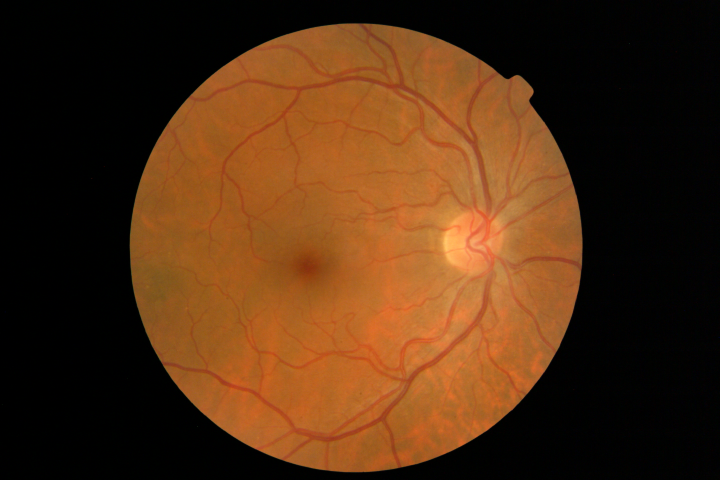
#> input picture data_root/train/0/20051216_43814_0200_PP.tif, 1440 x 960 px (shown at 1/2 size); its folder holds only this picture in this run
$ python adaboost_model.py --data_root ../data_root/train/0 --split train
#> lines starting #> are read from the running program, lines starting #| are printed output that depends on the picture
#> in load_split, img is the input picture: shape (960, 1440, 3); mean B, G, R 18.7, 46.1, 80.7
"""
AdaBoost-based pipeline for DR detection using classical features
- Preprocessing: CLAHE
- Feature extraction: Local Binary Patterns (LBP) + color stats
- Classifier: AdaBoost (SAMME.R) with decision stumps

Usage:
python adaboost_model.py --data_root "path/to/dataset" --split train --model_out runs/adaboost.joblib
python adaboost_model.py --data_root "path/to/dataset" --split test  --model_in runs/adaboost.joblib

Dataset structure:
  data_root/
    train/ class0/... class1/...
    val/   class0/... class1/...
    test/  class0/... class1/...
"""
import os
import argparse
from pathlib import Path
from typing import Tuple, List
import cv2
import numpy as np
from sklearn.ensemble import AdaBoostClassifier
from sklearn.tree import DecisionTreeClassifier
from sklearn.metrics import classification_report, confusion_matrix, roc_auc_score, f1_score
from sklearn.preprocessing import StandardScaler
from sklearn.pipeline import Pipeline
from skimage.feature import local_binary_pattern
from joblib import dump, load


# --------- Preprocessing ---------

def apply_clahe_rgb(img_bgr: np.ndarray, clip=2.0, tile=(8,8)) -> np.ndarray:
    lab = cv2.cvtColor(img_bgr, cv2.COLOR_BGR2LAB)
    l, a, b = cv2.split(lab)
    clahe = cv2.createCLAHE(clipLimit=clip, tileGridSize=tile)
    cl = clahe.apply(l)
    merged = cv2.merge((cl, a, b))
    out = cv2.cvtColor(merged, cv2.COLOR_LAB2BGR)
    return out


def center_crop_square(img: np.ndarray) -> np.ndarray:
    h, w = img.shape[:2]
    m = min(h, w)
    y0 = (h - m) // 2
    x0 = (w - m) // 2
    return img[y0:y0+m, x0:x0+m]


def preprocess(img_bgr: np.ndarray, out_size: int = 256) -> np.ndarray:
    img = apply_clahe_rgb(img_bgr)
    img = center_crop_square(img)
    img = cv2.resize(img, (out_size, out_size), interpolation=cv2.INTER_AREA)
    return img


# --------- Features ---------

def lbp_hist(gray: np.ndarray, P: int = 8, R: int = 1) -> np.ndarray:
    lbp = local_binary_pattern(gray, P, R, method='uniform')
    n_bins = int(lbp.max() + 1)
    hist, _ = np.histogram(lbp, bins=n_bins, range=(0, n_bins), density=True)
    return hist.astype(np.float32)


def color_stats(img_bgr: np.ndarray) -> np.ndarray:
    # Mean and std for each channel
    means = img_bgr.mean(axis=(0,1))
    stds = img_bgr.std(axis=(0,1)) + 1e-6
    return np.concatenate([means, stds]).astype(np.float32)


def vessel_enhancement(gray: np.ndarray) -> np.ndarray:
    # Simple Frangi-like via morphological operations to hint lesions
    blur = cv2.GaussianBlur(gray, (0,0), 1.0)
    tophat = cv2.morphologyEx(blur, cv2.MORPH_TOPHAT, np.ones((17,17), np.uint8))
    return tophat


def extract_features(img_bgr: np.ndarray, out_size: int = 256) -> np.ndarray:
    img = preprocess(img_bgr, out_size=out_size)
    gray = cv2.cvtColor(img, cv2.COLOR_BGR2GRAY)
    enh = vessel_enhancement(gray)
    feats = [lbp_hist(gray), lbp_hist(enh), color_stats(img)]
    return np.concatenate(feats)


# --------- Data IO ---------

def load_split(root: Path, out_size: int = 256) -> Tuple[np.ndarray, np.ndarray, List[str]]:
    X, y, paths = [], [], []
    classes = sorted([d.name for d in root.iterdir() if d.is_dir()])
    class_to_idx = {c:i for i,c in enumerate(classes)}
    for c in classes:
        for p in (root/c).rglob('*'):
            if p.suffix.lower() in {'.jpg','.jpeg','.png','.bmp','.tif','.tiff'}:
                img = cv2.imread(str(p))
                if img is None:
                    continue
                X.append(extract_features(img, out_size=out_size))
#> in apply_clahe_rgb, `lab = cv2.cvtColor(img_bgr, cv2.COLOR_BGR2LAB)`: lab: shape (960, 1440, 3); mean of channels 0, 1, 2 58.7, 139.8, 148.8
#> in apply_clahe_rgb, `l, a, b = cv2.split(lab)`:
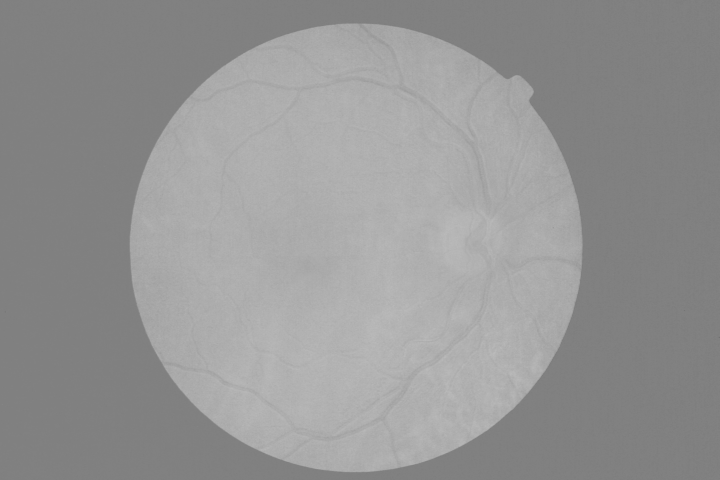
#> b: shape (960, 1440) (shown at 1/2 size); min 100, max 188, mean 148.8
#> in apply_clahe_rgb, `cl = clahe.apply(l)`:
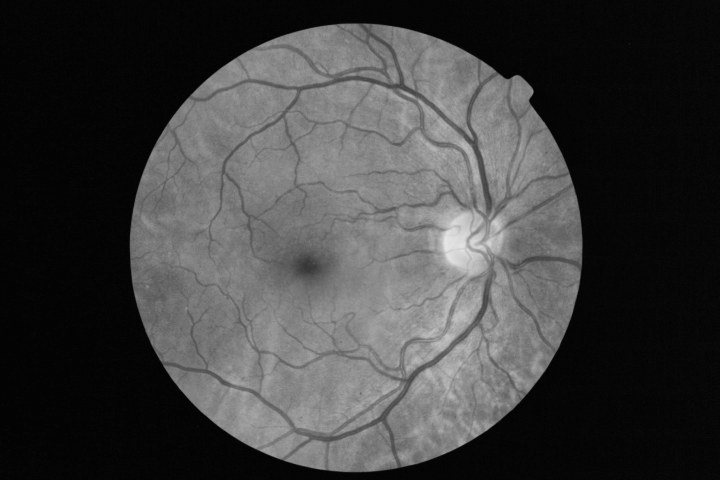
#> cl: shape (960, 1440) (shown at 1/2 size); min 2, max 231, mean 62.7
#> in apply_clahe_rgb, `merged = cv2.merge((cl, a, b))`: merged: shape (960, 1440, 3); mean of channels 0, 1, 2 62.7, 139.8, 148.8
#> in center_crop_square, `return img[y0:y0+m, x0:x0+m]`:
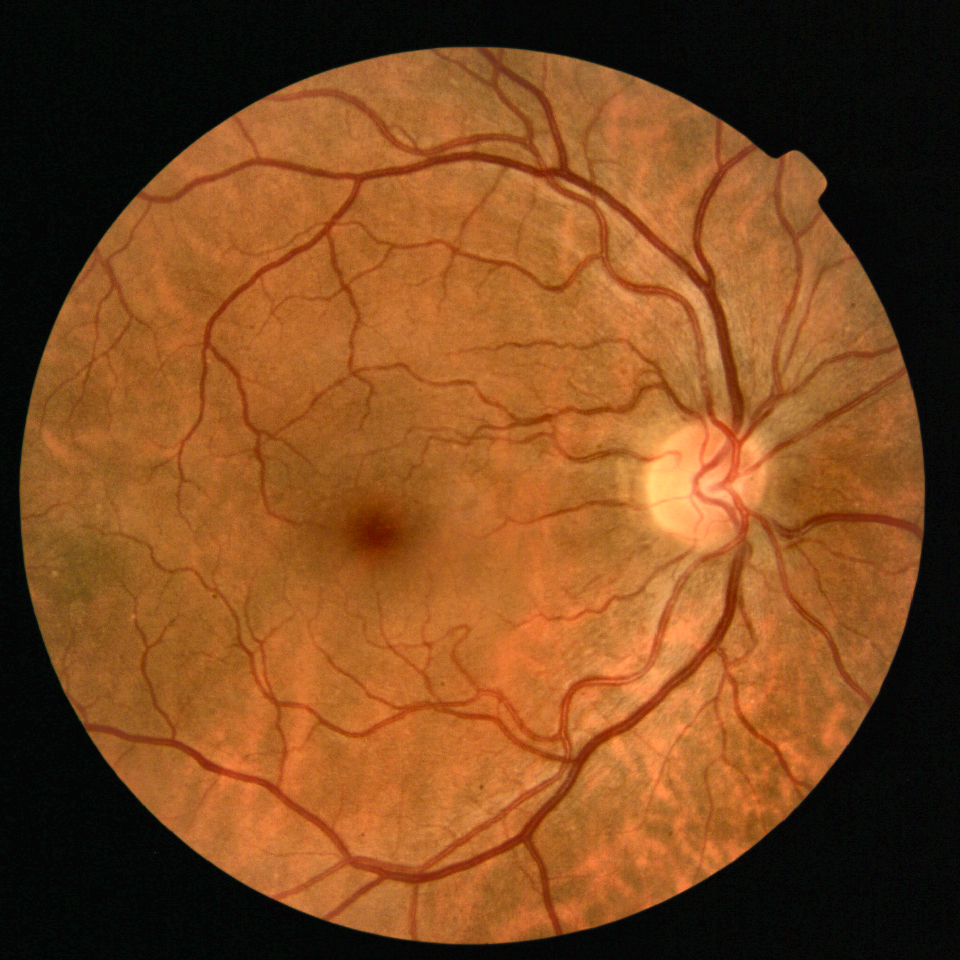
#> returned value: shape (960, 960, 3); mean of channels 0, 1, 2 31.9, 73.3, 125.3; drawn as B, G, R
#> in extract_features, `gray = cv2.cvtColor(img, cv2.COLOR_BGR2GRAY)`:
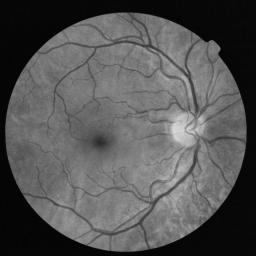
#> gray: shape (256, 256); min 4, max 217, mean 84.1
#> in vessel_enhancement, `tophat = cv2.morphologyEx(blur, cv2.MORPH_TOPHAT, np.ones((17,17), np...`:
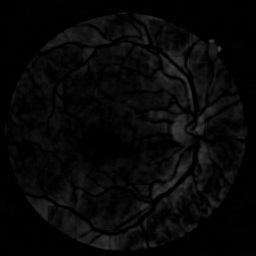
#> tophat: shape (256, 256); min 0, max 70, mean 7.8
#> in lbp_hist, `lbp = local_binary_pattern(gray, P, R, method='uniform')`:
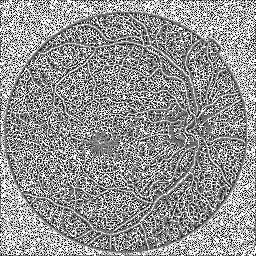
#> lbp: shape (256, 256) float64; min 0, max 9, mean 5.22; drawn with min black and max white
#> in lbp_hist, `n_bins = int(lbp.max() + 1)`: n_bins = 10
#> in lbp_hist, `hist, _ = np.histogram(lbp, bins=n_bins, range=(0, n_bins), density=Tr..`: hist = [0.0645, 0.0809, 0.0546, 0.0981, 0.128, 0.102, 0.0694, 0.0916, 0.143, 0.168]
#> call 2 of lbp_hist, with P = 8, R = 1
#> in lbp_hist (call 2), `lbp = local_binary_pattern(gray, P, R, method='uniform')`:
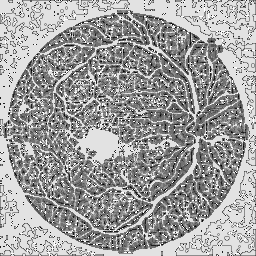
#> lbp: shape (256, 256) float64; min 0, max 9, mean 5.65; drawn with min black and max white
#> in lbp_hist (call 2), `hist, _ = np.histogram(lbp, bins=n_bins, range=(0, n_bins), density=Tr..`: hist = [0.00694, 0.0292, 0.0207, 0.12, 0.196, 0.16, 0.0492, 0.0393, 0.337, 0.041]
#> in color_stats, `means = img_bgr.mean(axis=(0,1))`: means = [31.92, 73.3, 125.3]
#> in color_stats, `stds = img_bgr.std(axis=(0,1)) + 1e-6`: stds = [21.03, 46.55, 81.76]
#> in extract_features, `feats = [lbp_hist(gray), lbp_hist(enh), color_stats(img)]`: feats = [[0.0645, 0.0809, 0.0546, 0.0981, 0.128, 0.102, 0.0694, 0.0916, 0.143, 0.168], [0.00694, 0.0292, 0.0207, 0.12, 0.196, 0.16, 0.0492, 0.0393, 0.337, 0.041], [31.92, 73.3, 125.3, 21.03, 46.55, 81.76]]
                y.append(class_to_idx[c])
                paths.append(str(p))
#> pass 2 of the loop in load_split, `for c in classes:`:
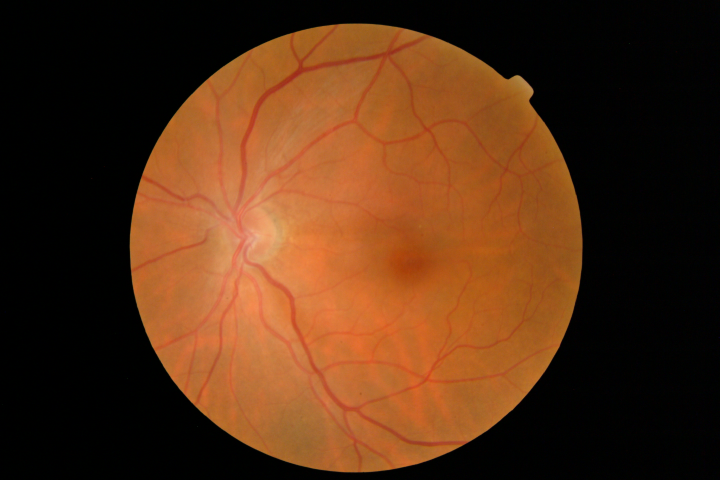
#> input picture data_root/train/1/20051216_45100_0200_PP.tif, 1440 x 960 px (shown at 1/2 size)
#> in load_split, img is the input picture: shape (960, 1440, 3); mean B, G, R 21.3, 47.7, 85.8
#> lab: shape (960, 1440, 3); mean of channels 0, 1, 2 61.5, 141.1, 148.9
#> merged: shape (960, 1440, 3); mean of channels 0, 1, 2 64.6, 141.1, 148.9
#> img: shape (256, 256, 3)
#> in lbp_hist (call 3), `lbp = local_binary_pattern(gray, P, R, method='uniform')`:
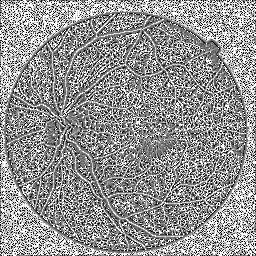
#> lbp: shape (256, 256) float64; min 0, max 9, mean 5.18; drawn with min black and max white
#> hist = [0.0581, 0.0763, 0.0547, 0.104, 0.141, 0.109, 0.0747, 0.0904, 0.135, 0.157]
#> in lbp_hist (call 4), `lbp = local_binary_pattern(gray, P, R, method='uniform')`:
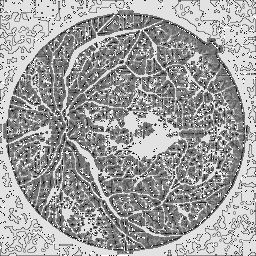
#> lbp: shape (256, 256) float64; min 0, max 9, mean 5.68; drawn with min black and max white
#> hist = [0.00587, 0.0267, 0.0182, 0.115, 0.204, 0.164, 0.0447, 0.0364, 0.345, 0.0392]
    return np.vstack(X), np.array(y, dtype=np.int64), paths


# --------- Main ---------

def main(args):
    split_dir = Path(args.data_root)/args.split
    if args.split == 'train':
        X, y, _ = load_split(split_dir, out_size=args.imgsz)
#> y = [0, 1]

        # Compute class weights to handle imbalance
        from sklearn.utils.class_weight import compute_sample_weight
        sample_weights = compute_sample_weight('balanced', y)
#> sample_weights = [1, 1]

        # Use deeper tree for better performance
        base = DecisionTreeClassifier(max_depth=5, min_samples_split=5)
        # Use 'estimator' for newer scikit-learn (1.4+), fallback to 'base_estimator' for older versions
        # Note: SAMME.R was deprecated, use SAMME instead
        try:
            clf = AdaBoostClassifier(estimator=base, n_estimators=args.n_estimators, learning_rate=args.learning_rate, algorithm='SAMME', random_state=42)
        except TypeError:
            clf = AdaBoostClassifier(base_estimator=base, n_estimators=args.n_estimators, learning_rate=args.learning_rate, algorithm='SAMME', random_state=42)
        pipe = Pipeline([
            ('scaler', StandardScaler(with_mean=False)),
            ('clf', clf)
        ])
        # Fit with sample weights
#> (the run stopped early here; a loop or call above may not have finished)
